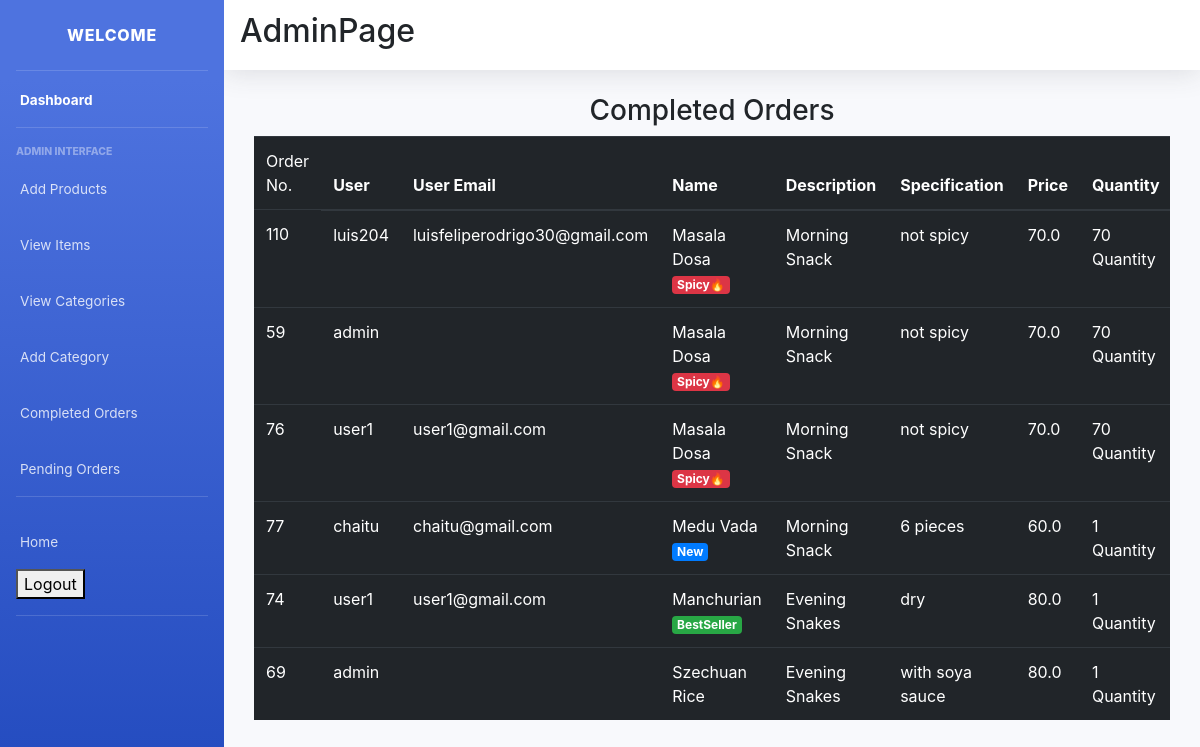
The app's page /admin_view/ (signed in) with its own data.
### main/models.py (models this page shows, shortened)
class CartItems(models.Model):
    ORDER_STATUS = (
        ('Active', 'Active'),
        ('Delivered', 'Delivered')
    )
    user = models.ForeignKey(User, on_delete=models.CASCADE)
    item = models.ForeignKey(Item, on_delete=models.CASCADE)
    ordered = models.BooleanField(default=False)
    quantity = models.IntegerField(default=1)
    ordered_date = models.DateField(default=timezone.now)
    status = models.CharField(max_length=20, choices=ORDER_STATUS, default='Active')
    delivery_date = models.DateField(default=timezone.now)
    class Meta:
        verbose_name = 'Cart Item'
        verbose_name_plural = 'Cart Items'

class Item(models.Model):
    LABELS = (
        ('BestSeller', 'BestSeller'),
        ('New', 'New'),
        ('Spicy🔥', 'Spicy🔥'),
    )
    LABEL_COLOUR = (
        ('danger', 'danger'),
        ('success', 'success'),
        ('primary', 'primary'),
        ('info', 'info')
    )
    title = models.CharField(max_length=150)
    description = models.CharField(max_length=250,blank=True)
    price = models.FloatField()
    pieces = models.IntegerField(default=6)
    instructions = models.CharField(max_length=250,default="Jain Option Available")
    image = models.ImageField(default='default.png', upload_to='images/')
    labels = models.CharField(max_length=25, choices=LABELS, blank=True)
    label_colour = models.CharField(max_length=15, choices=LABEL_COLOUR, blank=True)
    slug = models.SlugField(default="sushi_name")
    category = models.ForeignKey(Category, on_delete=models.CASCADE, null=True)
    created_by = models.ForeignKey(User, on_delete=models.CASCADE)

### main/decorators.py (the view)
    def wrapper_func(request, *args, **kwargs):
        group = Group.objects.get(user = request.user)
        if group.name == 'admin_owner':
            return view_func(request, *args, **kwargs)
        else:
            return redirect('/')

### main/views.py (called while the page is built)
@login_required(login_url='/accounts/login/')
@admin_required
def admin_view(request):
    cart_items = CartItems.objects.filter(item__created_by=request.user, ordered=True,status="Delivered").order_by('-ordered_date')
    context = {
        'cart_items':cart_items,
    }
    return render(request, 'main/admin_view.html', context)

### main/templates/main/admin_view.html (shortened to what this page needs)
{% extends "main/layout2.html" %}
{% block content %}
<div class="cart">
    <div class="container">
        <div class="row">
            <div class="col-sm-12">
                <h3 class="text-center">Completed Orders</h3>
                {% if cart_items %}
                <div class="table-responsive">
                    <table class="table table-dark">
                        <thead>
                        <tr>
                            <td scope="col">Order No.</td>
                            <th scope="col">User</th>
                            <th scope="col">User Email</th>
                            <th scope="col">Name</th>
                            <th scope="col">Description</th>
                            <th scope="col">Specification</th>
                            <th scope="col">Price</th>
                            <th scope="col">Quantity</th>
                        </tr>
                        </thead>
                        <tbody>
                            {% for cart in cart_items %}
                        <tr>
                            <td>{{ cart.id }}</td>
                            <td>{{ cart.user.username }}</td>
                            <td>{{ cart.user.email}}</td>
                            <td>{{ cart.item.title }} <span class="badge badge-{{ cart.item.label_colour }}">{{ cart.item.labels }}</span></td>
                            <td>{{ cart.item.description }}</td>
                            <td>{{ cart.item.instructions }}</td>
                            <td>{{ cart.item.price }}</td>
                            <td>{{ cart.item.pieces }} Quantity</td>
                        </tr>
                            {% endfor %}
                        </tbody>
                    </table>
                </div>
                {% else %}
                <h4 class="text-center">Sorry, you have not ordered any item yet!!!</h4>
                {% endif %}
            </div>
        </div>
    </div>
</div>
{% endblock content %}

### records on screen
CartItems: id "110", user.username "luis204", user.email "luisfeliperodrigo30@gmail.com", item "Masala Dosa", item.labels "Spicy🔥", item.description "Morning Snack", item.instructions "not spicy", item.price "70.0", item.pieces "70"
CartItems: id "59", user.username "admin", item "Masala Dosa", item.labels "Spicy🔥", item.description "Morning Snack", item.instructions "not spicy", item.price "70.0", item.pieces "70"
CartItems: id "76", user.username "user1", user.email "user1@gmail.com", item "Masala Dosa", item.labels "Spicy🔥", item.description "Morning Snack", item.instructions "not spicy", item.price "70.0", item.pieces "70"
CartItems: id "77", user.username "chaitu", user.email "chaitu@gmail.com", item "Medu Vada", item.labels "New", item.description "Morning Snack", item.instructions "6 pieces", item.price "60.0", item.pieces "1"
CartItems: id "74", user.username "user1", user.email "user1@gmail.com", item "Manchurian", item.labels "BestSeller", item.description "Evening Snakes", item.instructions "dry", item.price "80.0", item.pieces "1"
CartItems: id "69", user.username "admin", item "Szechuan Rice", item.description "Evening Snakes", item.instructions "with soya sauce", item.price "80.0", item.pieces "1"
